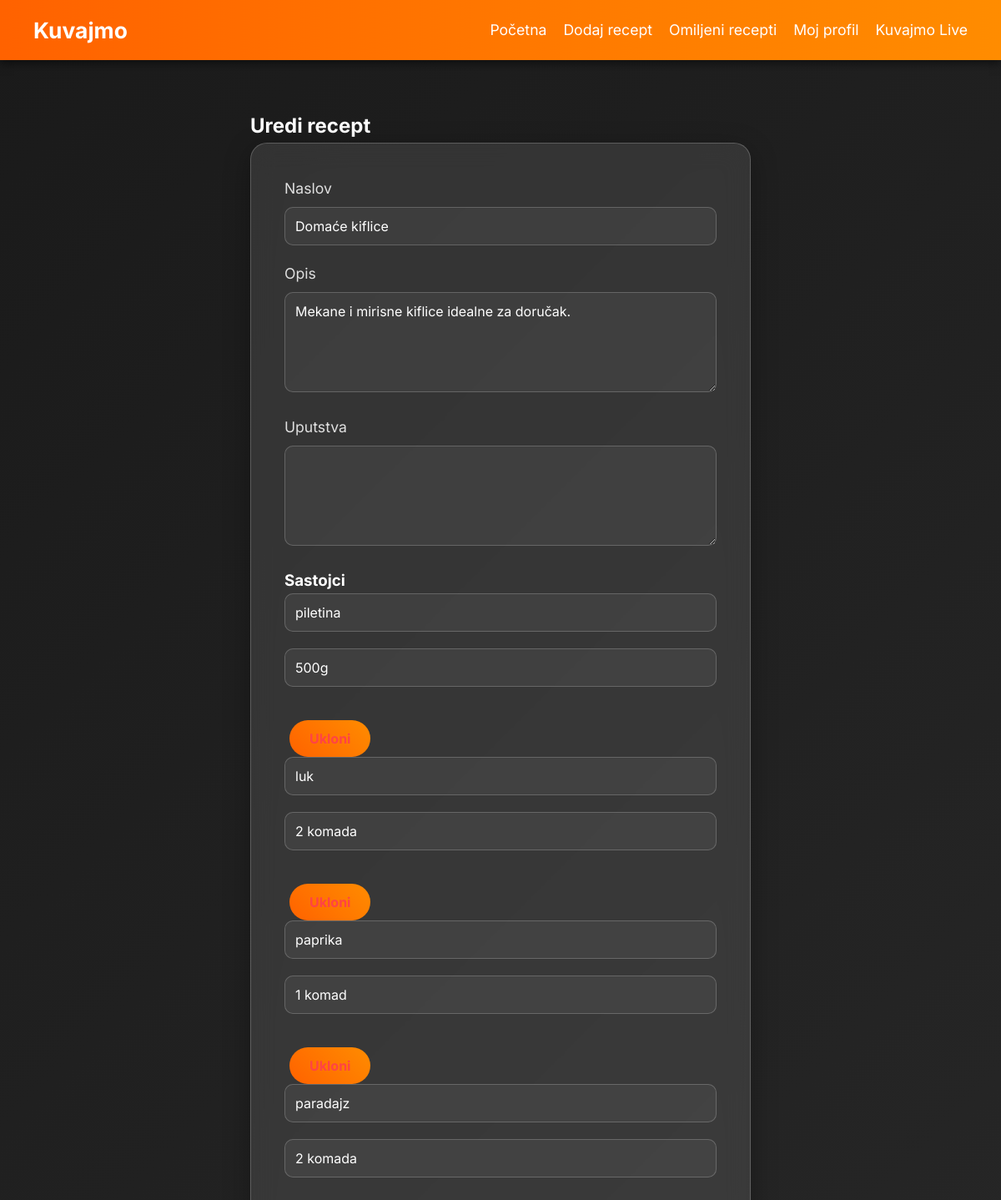
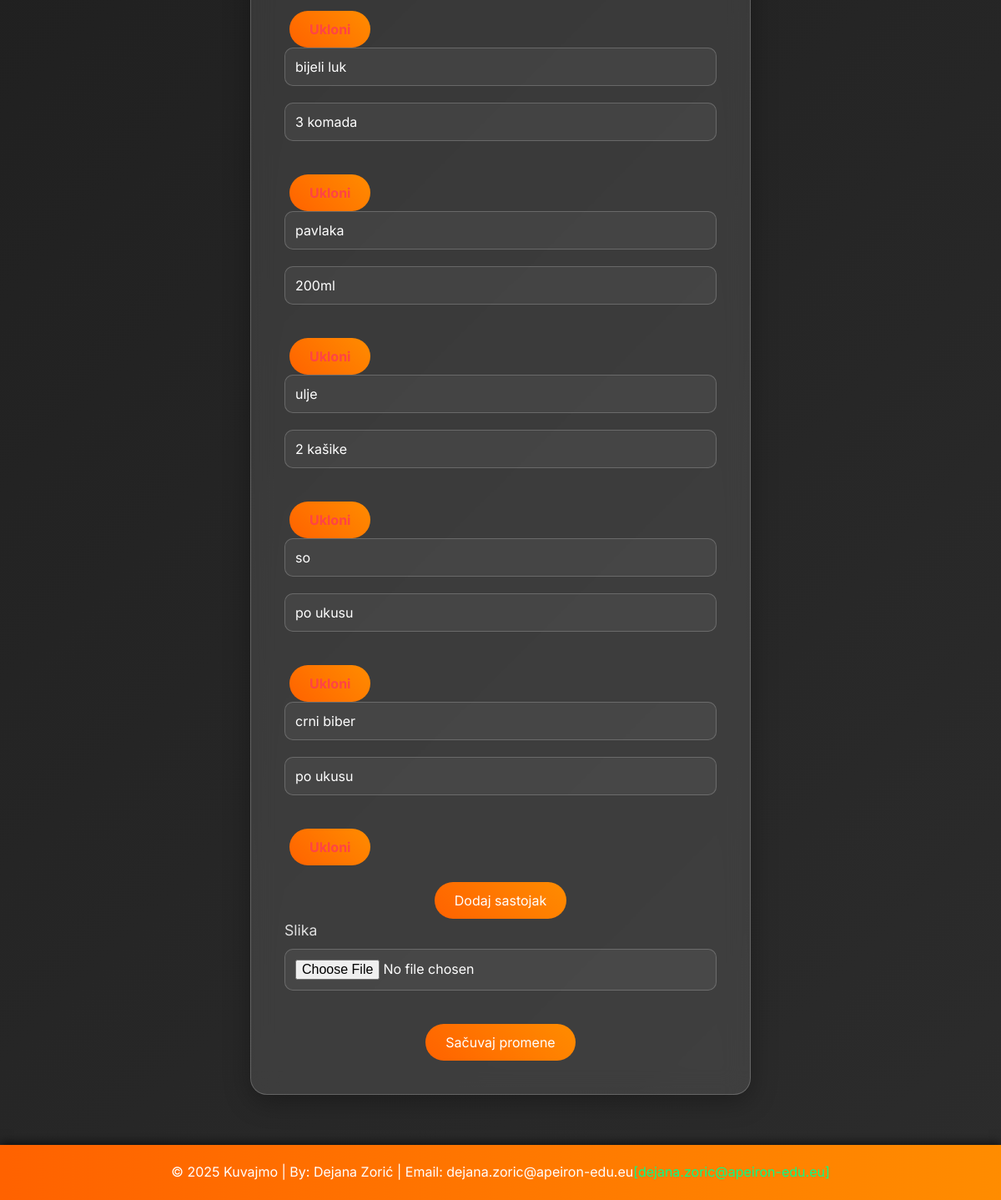
The app's page /recipe_edit.php?id=2 (signed in) with its own data (2 pictures, top to bottom).
### tables this page shows
CREATE TABLE `recipes` (
  `id` int(11) NOT NULL,
  `title` varchar(255) NOT NULL,
  `description` text NOT NULL,
  `instructions` text NOT NULL,
  `image` varchar(255) DEFAULT NULL,
  `user_id` int(11) DEFAULT NULL,
  `created_at` timestamp NOT NULL DEFAULT current_timestamp()
);

CREATE TABLE `recipe_ingredient` (
  `id` int(11) NOT NULL,
  `recipe_id` int(11) DEFAULT NULL,
  `ingredient_id` int(11) DEFAULT NULL,
  `quantity` varchar(255) DEFAULT NULL,
  `created_at` timestamp NOT NULL DEFAULT current_timestamp()
);

CREATE TABLE `ingredients` (
  `id` int(11) NOT NULL,
  `name` varchar(255) NOT NULL,
  `created_at` timestamp NOT NULL DEFAULT current_timestamp()
);

### recipe_edit.php (the view, shortened to what this page needs)
<?php
require 'header.php';
$recipe_id = (int)$_GET['id'];
$stmt = $pdo->prepare("SELECT * FROM recipes WHERE id = ?");
$stmt->execute([$recipe_id]);
$recipe = $stmt->fetch(PDO::FETCH_ASSOC);
$stmt = $pdo->prepare("SELECT i.name, ri.quantity, ri.ingredient_id
                       FROM recipe_ingredient ri
                       JOIN ingredients i ON ri.ingredient_id = i.id
                       WHERE ri.recipe_id = ?");
$stmt->execute([$recipe_id]);
$ingredients = $stmt->fetchAll(PDO::FETCH_ASSOC);
?>
<section class="container">
    <h2>Uredi recept</h2>
    <form action="recipe_edit.php?id=<?php echo $recipe_id; ?>" method="POST" enctype="multipart/form-data">
        <label for="title">Naslov</label>
        <input type="text" name="title" id="title" value="<?php echo htmlspecialchars($recipe['title']); ?>" required>
        <label for="description">Opis</label>
        <textarea name="description" id="description" required><?php echo htmlspecialchars($recipe['description']); ?></textarea>
        <label for="steps">Uputstva</label>
        <textarea name="steps" id="steps" required><?php echo htmlspecialchars($recipe['steps']); ?></textarea>
        <h3>Sastojci</h3>
        <div id="ingredients">
            <?php foreach ($ingredients as $index => $ingredient): ?>
                <div class="ingredient-row">
                    <input type="text" name="ingredients[]" value="<?php echo htmlspecialchars($ingredient['name']); ?>" placeholder="Sastojak" required>
                    <input type="text" name="quantities[]" value="<?php echo htmlspecialchars($ingredient['quantity']); ?>" placeholder="Količina" required>
                    <button type="button" class="remove-ingredient">Ukloni</button>
                </div>
            <?php endforeach; ?>
        </div>
        <button type="button" id="add-ingredient">Dodaj sastojak</button>
        <label for="image">Slika</label>
        <input type="file" name="image" id="image" accept="image/*">
        <button type="submit">Sačuvaj promene</button>
    </form>
</section>
<?php require 'footer.php'; ?>

### style.css (style rules this page uses)
* { margin: 0; padding: 0; box-sizing: border-box; font-family: 'Inter', sans-serif; }
body { background: linear-gradient(135deg, #1a1a1a 0%, #2c2c2c 100%); color: #ffffff; line-height: 1.6; overflow-x: hidden; display: flex; flex-direction: column; min-height: 100vh; }
.container { max-width: 1200px; margin: 0 auto; padding: 0 20px; }
.remove-ingredient { margin-left: 6px; cursor: pointer; color: #ff4444; font-weight: bold; }
section.container { padding: 60px 20px; flex: 1; }
form { background: rgba(255, 251, 251, 0.1); backdrop-filter: blur(15px); border: 1px solid rgba(255, 255, 255, 0.2); border-radius: 20px; padding: 40px; max-width: 600px; width: 100%; box-shadow: 0 8px 32px rgba(0, 0, 0, 0.3); animation: slideIn 0.5s ease-in-out; }
form label { display: block; font-size: 1.1rem; margin-bottom: 8px; color: #e0e0e0; }
form input, form textarea { width: 100%; padding: 12px; margin-bottom: 20px; border: 1px solid rgba(255, 255, 255, 0.2); border-radius: 10px; background: rgba(255, 255, 255, 0.05); color: #ffffff; font-size: 1rem; transition: border-color 0.3s ease; }
form textarea { min-height: 120px; resize: vertical; }
form button { background: linear-gradient(45deg, #ff6200, #ff8c00); color: #ffffff; padding: 12px 24px; border: none; border-radius: 50px; font-size: 1rem; cursor: pointer; transition: transform 0.3s ease, box-shadow 0.3s ease; display: block; margin: 20px auto 0; }

### records on screen
recipes: title "Domaće kiflice", description "Mekane i mirisne kiflice idealne za doručak."
recipe_ingredient: ingredient.name "piletina", quantity "500g"
recipe_ingredient: ingredient.name "luk", quantity "2 komada"
recipe_ingredient: ingredient.name "paprika", quantity "1 komad"
recipe_ingredient: ingredient.name "paradajz", quantity "2 komada"
recipe_ingredient: ingredient.name "bijeli luk", quantity "3 komada"
recipe_ingredient: ingredient.name "pavlaka", quantity "200ml"
recipe_ingredient: ingredient.name "ulje", quantity "2 kašike"
recipe_ingredient: ingredient.name "so", quantity "po ukusu"
recipe_ingredient: ingredient.name "crni biber", quantity "po ukusu"
